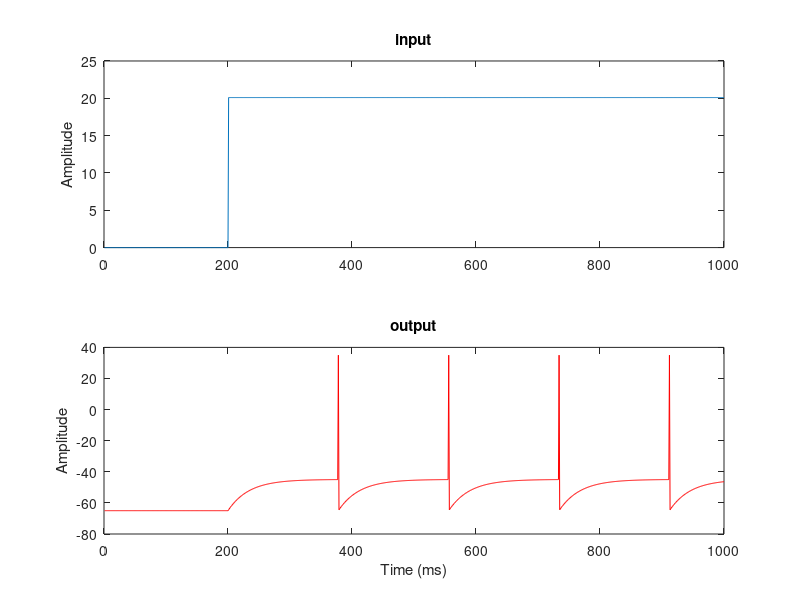

MATLAB code to generate this figure:
% pr29_3.m
% Integrate-and-Fire Neuron
% cascade of a leaky-lowpass filter (~integrate) 
% and a threshold (fire)
% Linear component is a leaky low-pass RC circuit
% we use R=10k and C=3.3uF
% similar to the filter in CH 15 and CH 16

clear;
close all;
% Parameters
R=10e3;
C=3.3e-6;
RC=R*C;
sample_rate=1000; 
dt=1/sample_rate;
time=1;
A=RC/dt;
threshold=20;
AP=100;
y_previous=0;                    % initial value

% Input
Amp=20.1;                        % Amplitude of the input
N=floor(time*sample_rate);       % Size of the input
x=ones(1,N)*Amp;                 % the input is a step; initial part is 0 
x(1:round(N/5))=zeros(1,round(N/5));   
% OR ALTERNATIVELY uncomment the following line and input is random noise 
%Amp=150; x=randn(1,N)*Amp;      
 
    for n=1:N;
        y(n)=(A*y_previous+x(n))/(A+1); % the linear component; see CH 16
        if (y(n) < threshold);          % the nonlinear part
            y_previous=y(n);
            zz(n)=y(n);                 % subthreshold behavior
        else;
            y_previous=0;
            zz(n)=AP;                   % action potential
        end;
    end;
zz=zz-65;                         % Correct Membrane potential 
                                  % for rest potential at -65 mV

figure;
subplot(211),plot(x);
title('input')
ylabel('Amplitude')
subplot(212);plot(zz,'r');
title('output')
xlabel('Time (ms)'),ylabel('Amplitude')
